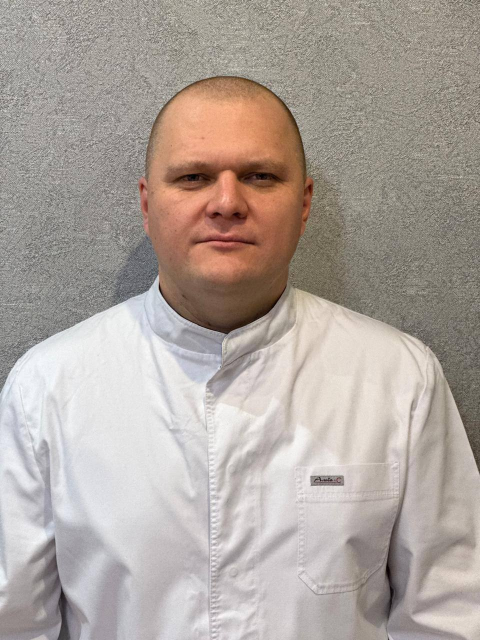
#> input picture vrach-3.jpg, 960 x 1280 px, found by its file name (shown at 1/2 size)
$ python _update_paramonov_and_cards.py
#> lines starting #> are read from the running program, lines starting #| are printed output that depends on the picture
# -*- coding: utf-8 -*-
"""Replace Paramonov photo, fix doctor cards icons/alignment, prepare FTP list."""
from __future__ import annotations

import re
from pathlib import Path

from PIL import Image, ImageChops, ImageFilter

ROOT = Path(r"C:\svoy-narcolog-cities.ru")
JPG = ROOT / "vrach-3.jpg"
PNG = Path(
    r"C:\Users\User\.cursor\projects\c-svoy-narcolog-cities-ru\assets"
    r"\c__Users_User_AppData_Roaming_Cursor_User_workspaceStorage_"
    r"b7882f4d92e22c2e43b44c507255be09_images_vrach-3-removebg-preview-"
    r"eada7d8e-5624-4b35-bc0b-481a511bb41c.png"
)

PROFILE_NAME = "paramonov-sergey-vladimirovich.webp"
PROFILE_OLD = "paramonov-sergey.webp"
ALT_FULL = "Парамонов Сергей Владимирович"
ALT_HERO = "Парамонов Сергей Владимирович, главный врач клиники"
ALT_PROFILE = "Парамонов Сергей Владимирович, главный врач, фельдшер-нарколог"

META_ICONS = {
    "Образование": "certificate",
    "Опыт работы": "clock",
    "Научная степень": "shield",
    "Квалификация": "check-circle",
    "Специализация": "target",
    "Дата рождения": "user",
    "Повышение квалификации": "lightbulb",
    "Профессиональные навыки": "check-circle",
    "Какие услуги оказывает": "aid",
}


def cutout_from_black(jpg: Path) -> Image.Image:
    rgb = Image.open(jpg).convert("RGB")
    w, h = rgb.size
    px = rgb.load()
    alpha = Image.new("L", (w, h), 0)
    ap = alpha.load()
    for y in range(h):
        for x in range(w):
            r, g, b = px[x, y]
            if r <= 22 and g <= 22 and b <= 22:
                ap[x, y] = 0
            elif r <= 40 and g <= 40 and b <= 40:
                ap[x, y] = min(255, int(((r + g + b) / 3 - 22) / 18 * 255))
            else:
                ap[x, y] = 255
    alpha = alpha.filter(ImageFilter.MedianFilter(size=3))
    alpha = alpha.filter(ImageFilter.GaussianBlur(radius=0.6))
    out = rgb.convert("RGBA")
    out.putalpha(alpha)
    return out


def refine_with_mask(base: Image.Image, mask_png: Path) -> Image.Image:
    if not mask_png.exists():
        return base
    m = Image.open(mask_png).convert("RGBA").resize(base.size, Image.Resampling.LANCZOS)
    ma = m.getchannel("A")
    ba = base.getchannel("A")
    combined = ImageChops.multiply(ba, ma.point(lambda v: 255 if v > 20 else 0))
    combined = combined.filter(ImageFilter.GaussianBlur(radius=0.4))
    out = base.copy()
    out.putalpha(combined)
    return out


def make_hero(img: Image.Image) -> Image.Image:
    bbox = img.getchannel("A").getbbox()
    img = img.crop(bbox)
    target_w, target_h = 694, 1120
    pad = 18
    max_w, max_h = target_w - pad * 2, target_h - pad * 2
    ratio = max_h / img.size[1]
    nw = max(1, int(img.size[0] * ratio))
    nh = max_h
    resized = img.resize((nw, nh), Image.Resampling.LANCZOS)
    if nw > max_w:
        left = (nw - max_w) // 2
        resized = resized.crop((left, 0, left + max_w, nh))
        nw = max_w
    canvas = Image.new("RGBA", (target_w, target_h), (0, 0, 0, 0))
    ox = (target_w - nw) // 2
    oy = target_h - pad - nh
    canvas.paste(resized, (ox, oy), resized)
    return canvas


def make_profile(img: Image.Image) -> Image.Image:
    bbox = img.getchannel("A").getbbox() or (0, 0, *img.size)
    img = img.crop(bbox)
    side = max(img.size)
    canvas = Image.new("RGBA", (side, side), (0, 0, 0, 0))
    ox = (side - img.size[0]) // 2
    oy = (side - img.size[1]) // 2
    canvas.paste(img, (ox, oy), img)
    out = canvas.resize((448, 448), Image.Resampling.LANCZOS)
    bg = Image.new("RGBA", (448, 448), (243, 250, 252, 255))
    bg.paste(out, (0, 0), out)
    return bg.convert("RGB")


def make_cta(img: Image.Image) -> Image.Image:
    bbox = img.getchannel("A").getbbox() or (0, 0, *img.size)
    img = img.crop(bbox)
    tw, th = 556, 525
    side_ratio = tw / th
    w, h = img.size
    if w / h > side_ratio:
        new_w = int(h * side_ratio)
        left = (w - new_w) // 2
        img = img.crop((left, 0, left + new_w, h))
    else:
        new_h = int(w / side_ratio)
        img = img.crop((0, 0, w, min(h, new_h)))
    out = img.resize((tw, th), Image.Resampling.LANCZOS)
    bg = Image.new("RGBA", (tw, th), (21, 72, 100, 255))
    bg.paste(out, (0, 0), out)
    return bg.convert("RGB")


def build_images() -> None:
    cutout = cutout_from_black(JPG)
#> in cutout_from_black, rgb is the input picture: PIL image 960x1280 RGB; mean R, G, B 174.4, 164.4, 157.7
#> in cutout_from_black, `alpha = alpha.filter(ImageFilter.MedianFilter(size=3))`:
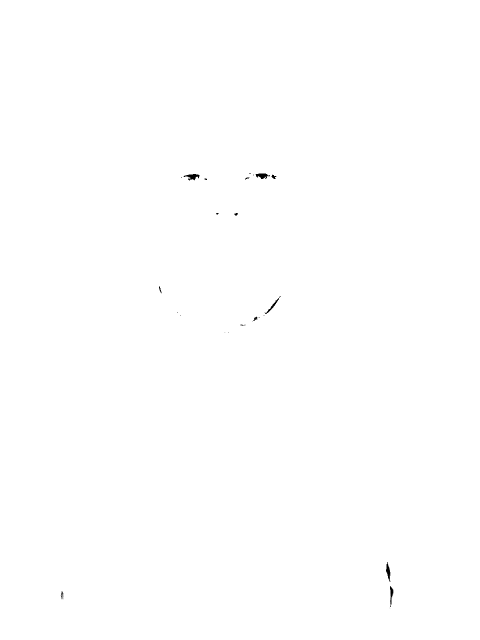
#> alpha: PIL image 960x1280 L (shown at 1/2 size); min 0, max 255, mean 254.8
    cutout = refine_with_mask(cutout, PNG)

    hero = make_hero(cutout)
#> in make_hero, `bbox = img.getchannel("A").getbbox()`: bbox = (0, 0, 960, 1280)
#> in make_hero, `resized = resized.crop((left, 0, left + max_w, nh))`:
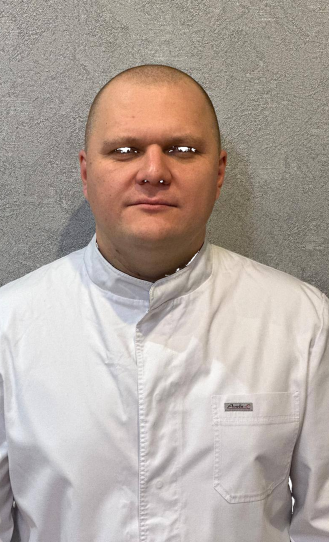
#> resized: PIL image 658x1084 RGBA (shown at 1/2 size); mean R, G, B, A 177.2, 165.9, 158.7, 254.7; transparent parts drawn white
#> in make_hero, `canvas.paste(resized, (ox, oy), resized)`:
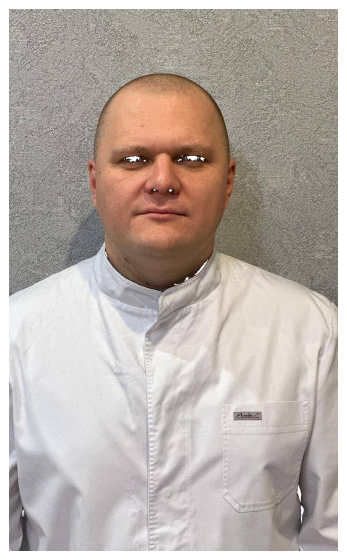
#> canvas: PIL image 694x1120 RGBA (shown at 1/2 size); mean R, G, B, A 162.6, 152.2, 145.6, 233.7; transparent parts drawn white
    for dest in [
        ROOT / "assets/images/paramonov-glavnyy-vrach.webp",
        ROOT / "assets/images/doctor-paramonov.webp",
    ]:
        dest.parent.mkdir(parents=True, exist_ok=True)
        hero.save(dest, "WEBP", lossless=True, method=6)
        print("hero", dest.relative_to(ROOT), hero.size)

    profile = make_profile(cutout)
    profile_path = ROOT / "assets/images/doctors" / PROFILE_NAME
    profile_path.parent.mkdir(parents=True, exist_ok=True)
    profile.save(profile_path, "WEBP", quality=92, method=6)
    print("profile", profile_path.relative_to(ROOT), profile.size)

    # Keep old filename as alias so nothing breaks mid-deploy
    alias = ROOT / "assets/images/doctors" / PROFILE_OLD
    profile.save(alias, "WEBP", quality=92, method=6)

    cta = make_cta(cutout)
    cta_path = ROOT / "assets/images/cta/paramonov.webp"
    cta.save(cta_path, "WEBP", quality=90, method=6)
    print("cta", cta_path.relative_to(ROOT), cta.size)


LABEL_PLAIN = re.compile(
    r'(<span class="doctor-profile__meta-label">)\s*'
    r"(Образование|Опыт работы|Научная степень|Квалификация|Специализация|"
    r"Дата рождения|Повышение квалификации|Профессиональные навыки|"
    r"Какие услуги оказывает)\s*(</span>)",
    re.I,
)


# [61 lines left out: functions inject_meta_icon, fix_alts_and_src, fix_html, not called in this run]


def fix_css() -> bool:
    css_path = ROOT / "assets/css/components/doctors.css"
    text = css_path.read_text(encoding="utf-8")
    original = text

    # Blue icons instead of red accent
    text = text.replace(
        ".doctor-profile__role-icon {\n"
        "  width: 0.8rem;\n"
        "  height: 0.8rem;\n"
        "  margin-top: 0.12rem;\n"
        "  color: var(--color-accent);\n"
        "}",
        ".doctor-profile__role-icon {\n"
        "  width: 0.8rem;\n"
        "  height: 0.8rem;\n"
        "  margin-top: 0.12rem;\n"
        "  color: var(--color-hero);\n"
        "}",
    )
    text = text.replace(
        ".doctor-profile__meta-icon {\n"
        "  width: 0.8rem;\n"
        "  height: 0.8rem;\n"
        "  color: var(--color-accent);\n"
        "}",
        ".doctor-profile__meta-icon {\n"
        "  width: 0.8rem;\n"
        "  height: 0.8rem;\n"
        "  color: var(--color-hero);\n"
        "}",
    )

    # Align meta values to content border under the text (not under icon)
    if "doctor-profile__meta-item {" in text and "align-items: start;" not in text.split(
        "doctor-profile__meta-item {"
    )[1][:120]:
        text = text.replace(
            ".doctor-profile__meta-item {\n  display: grid;\n  gap: 0.12rem;\n}",
            ".doctor-profile__meta-item {\n"
            "  display: grid;\n"
            "  gap: 0.12rem;\n"
            "  text-align: left;\n"
            "}",
        )

    text = text.replace(
        ".doctor-profile__meta-label {\n"
        "  display: grid;\n"
        "  grid-template-columns: 0.8rem minmax(0, 1fr);\n"
        "  column-gap: 0.4rem;\n"
        "  align-items: center;\n",
        ".doctor-profile__meta-label {\n"
        "  display: grid;\n"
        "  grid-template-columns: 0.95rem minmax(0, 1fr);\n"
        "  column-gap: 0.45rem;\n"
        "  align-items: center;\n"
        "  justify-items: start;\n",
    )
    text = text.replace(
        ".doctor-profile__meta-icon {\n"
        "  width: 0.8rem;\n"
        "  height: 0.8rem;\n"
        "  color: var(--color-hero);\n"
        "}",
        ".doctor-profile__meta-icon {\n"
        "  width: 0.95rem;\n"
        "  height: 0.95rem;\n"
        "  color: var(--color-hero);\n"
        "}",
    )
    text = text.replace(
        ".doctor-profile__meta-value {\n"
        "  padding-left: calc(0.8rem + 0.4rem);\n",
        ".doctor-profile__meta-value {\n"
        "  padding-left: calc(0.95rem + 0.45rem);\n"
        "  text-align: left;\n",
    )
    text = text.replace(
        ".doctor-profile__role {\n"
        "  display: grid;\n"
        "  grid-template-columns: 0.8rem minmax(0, 1fr);\n"
        "  gap: 0.4rem;\n"
        "  align-items: start;\n",
        ".doctor-profile__role {\n"
        "  display: grid;\n"
        "  grid-template-columns: 0.95rem minmax(0, 1fr);\n"
        "  gap: 0.45rem;\n"
        "  align-items: start;\n"
        "  justify-items: start;\n"
        "  text-align: left;\n",
    )
    text = text.replace(
        ".doctor-profile__role-icon {\n"
        "  width: 0.8rem;\n"
        "  height: 0.8rem;\n"
        "  margin-top: 0.12rem;\n"
        "  color: var(--color-hero);\n"
        "}",
        ".doctor-profile__role-icon {\n"
        "  width: 0.95rem;\n"
        "  height: 0.95rem;\n"
        "  margin-top: 0.15rem;\n"
        "  color: var(--color-hero);\n"
        "}",
    )

    if text != original:
        css_path.write_text(text, encoding="utf-8", newline="\n")
        return True
    return False


def main() -> None:
    build_images()
#> in make_profile, `out = canvas.resize((448, 448), Image.Resampling.LANCZOS)`:
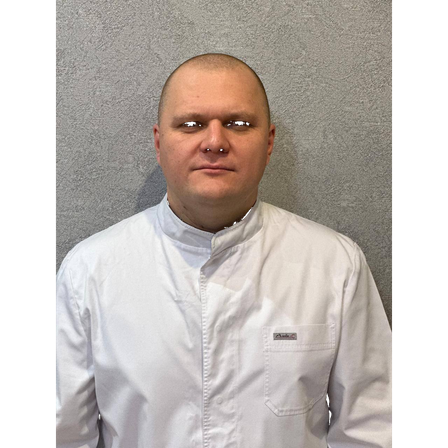
#> out: PIL image 448x448 RGBA; mean R, G, B, A 132.4, 124.9, 119.7, 191; transparent parts drawn white
#> in make_profile, `bg = Image.new("RGBA", (448, 448), (243, 250, 252, 255))`:
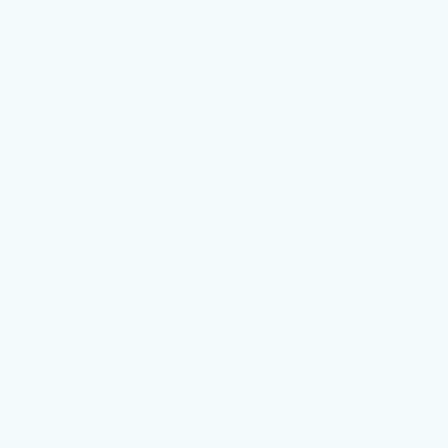
#> bg: PIL image 448x448 RGBA; mean R, G, B, A 243, 250, 252, 255
#| profile assets/images/doctors/paramonov-sergey-vladimirovich.webp (448, 448)
#> in make_cta, `img = img.crop((0, 0, w, min(h, new_h)))`:
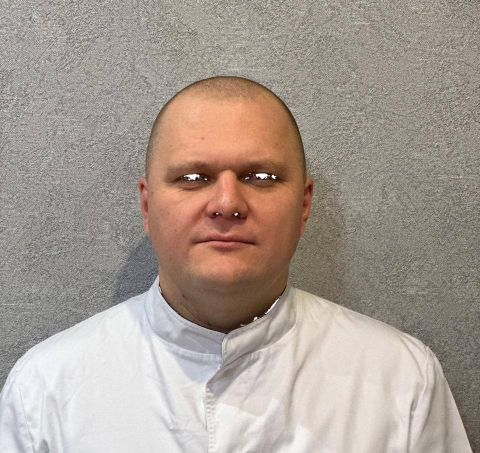
#> img: PIL image 960x906 RGBA (shown at 1/2 size); mean R, G, B, A 168.2, 156.3, 146.7, 254.8; transparent parts drawn white
#> in make_cta, `bg = Image.new("RGBA", (tw, th), (21, 72, 100, 255))`:
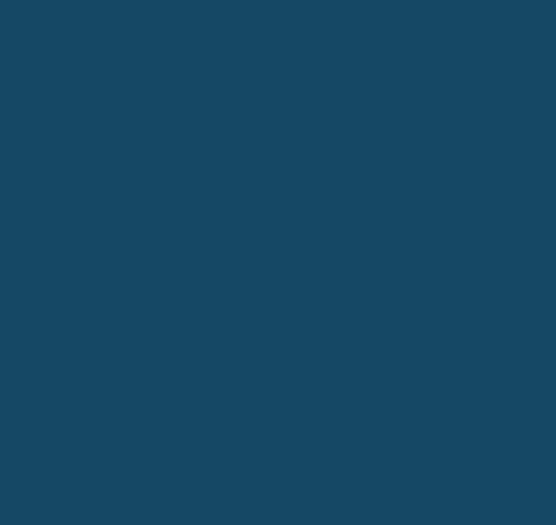
#> bg: PIL image 556x525 RGBA; mean R, G, B, A 21, 72, 100, 255
#| cta assets/images/cta/paramonov.webp (556, 525)
    css_changed = fix_css()
    print("css", css_changed)

    html_changed = 0
    for path in ROOT.rglob("*.html"):
        if ".git" in path.parts:
            continue
        if fix_html(path):
            html_changed += 1
            print("html", path.relative_to(ROOT))
    print("html_changed", html_changed)

    # sanity
    vrachi = (ROOT / "vrachi/index.html").read_text(encoding="utf-8")
    plain = len(re.findall(r'doctor-profile__meta-label">[А-Яа-я]', vrachi))
    with_icon = vrachi.count("doctor-profile__meta-icon")
    print("vrachi plain labels left", plain, "meta icons", with_icon)
    print("profile refs", vrachi.count(PROFILE_NAME), "old", vrachi.count(PROFILE_OLD))


if __name__ == "__main__":
#> (the run stopped early here; a loop or call above may not have finished)

$ run again, with vrach-1.jpg copied over vrach-3.jpg
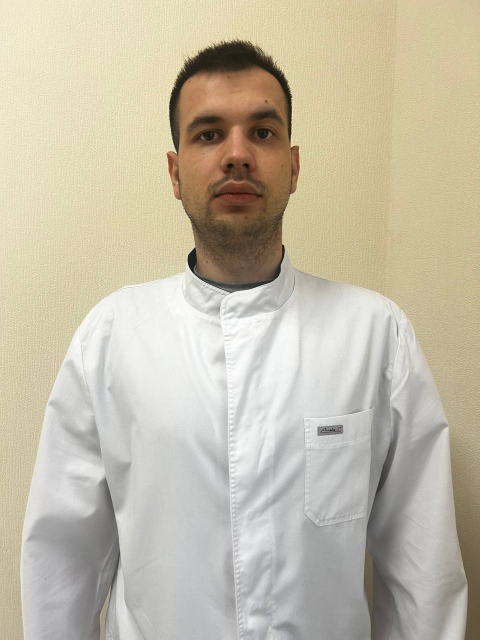
#> input picture vrach-1.jpg, 960 x 1280 px, found by its file name (shown at 1/2 size)
#> in cutout_from_black, rgb is the input picture: PIL image 960x1280 RGB; mean R, G, B 196.2, 188.5, 169.1
#> in make_hero, `bbox = img.getchannel("A").getbbox()`: bbox = (0, 0, 960, 1280)
#> in make_profile, `out = canvas.resize((448, 448), Image.Resampling.LANCZOS)`:
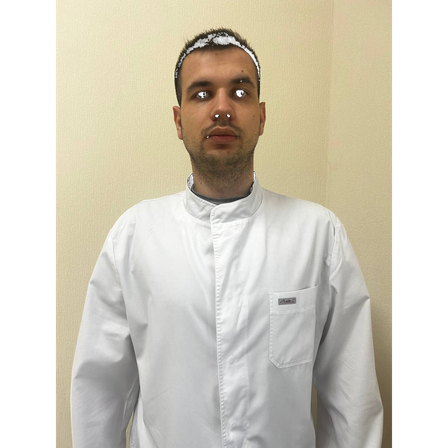
#> out: PIL image 448x448 RGBA; mean R, G, B, A 149, 143.2, 128.5, 190.6; transparent parts drawn white
#| profile assets/images/doctors/paramonov-sergey-vladimirovich.webp (448, 448)
#> in make_cta, `img = img.crop((0, 0, w, min(h, new_h)))`:
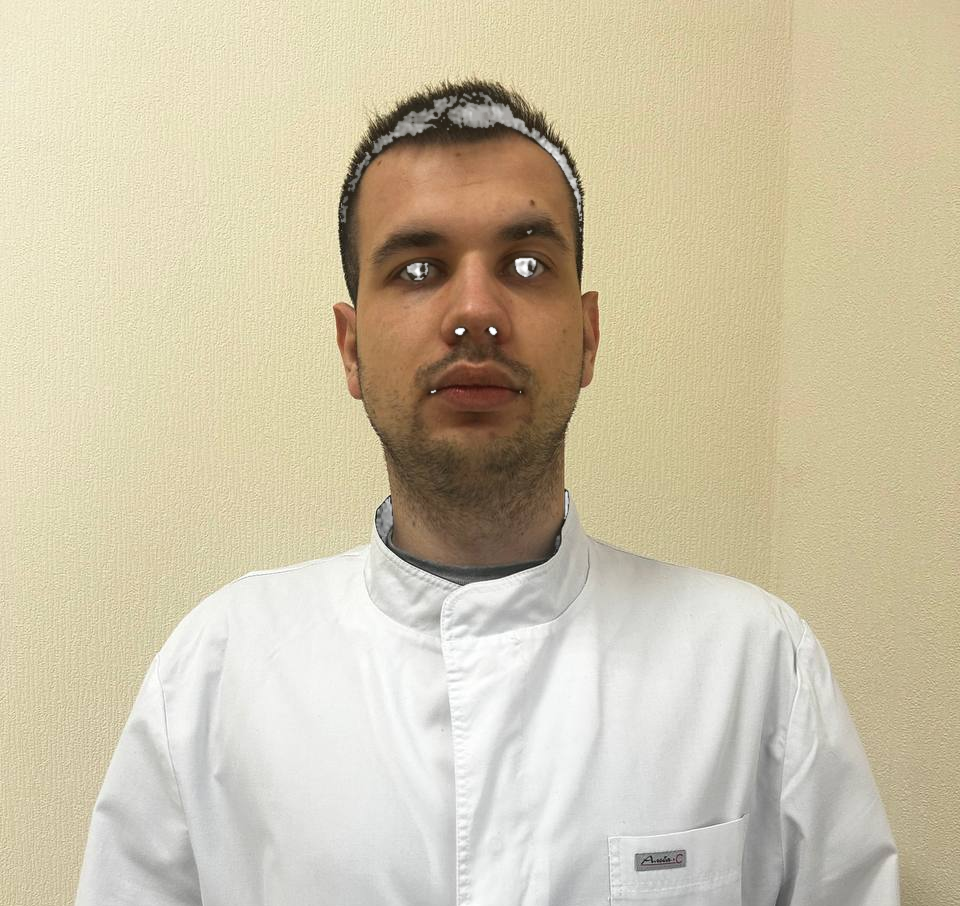
#> img: PIL image 960x906 RGBA; mean R, G, B, A 204.6, 194.3, 168.4, 254.2; transparent parts drawn white
#| cta assets/images/cta/paramonov.webp (556, 525)

$ run again, with vrach-2.jpg copied over vrach-3.jpg
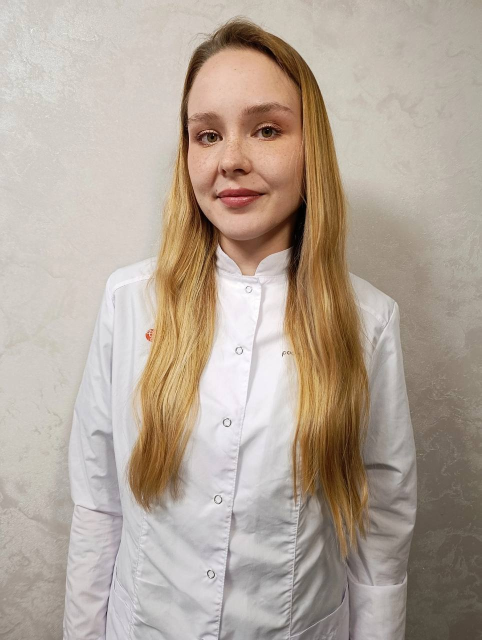
#> input picture vrach-2.jpg, 963 x 1280 px, found by its file name (shown at 1/2 size)
#> in cutout_from_black, rgb is the input picture: PIL image 963x1280 RGB; mean R, G, B 179.5, 165.9, 153.3
#> in make_hero, `bbox = img.getchannel("A").getbbox()`: bbox = (0, 0, 963, 1280)
#> in make_profile, `out = canvas.resize((448, 448), Image.Resampling.LANCZOS)`:
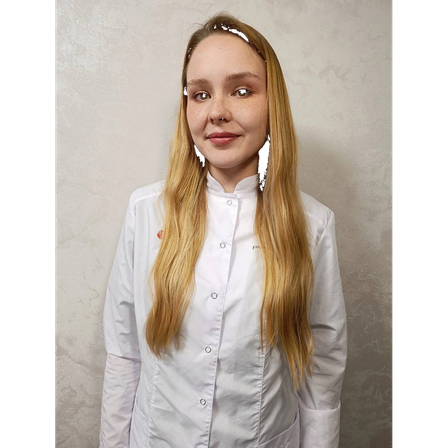
#> out: PIL image 448x448 RGBA; mean R, G, B, A 136.3, 126, 116.5, 191.1; transparent parts drawn white
#| profile assets/images/doctors/paramonov-sergey-vladimirovich.webp (448, 448)
#> in make_cta, `img = img.crop((0, 0, w, min(h, new_h)))`:
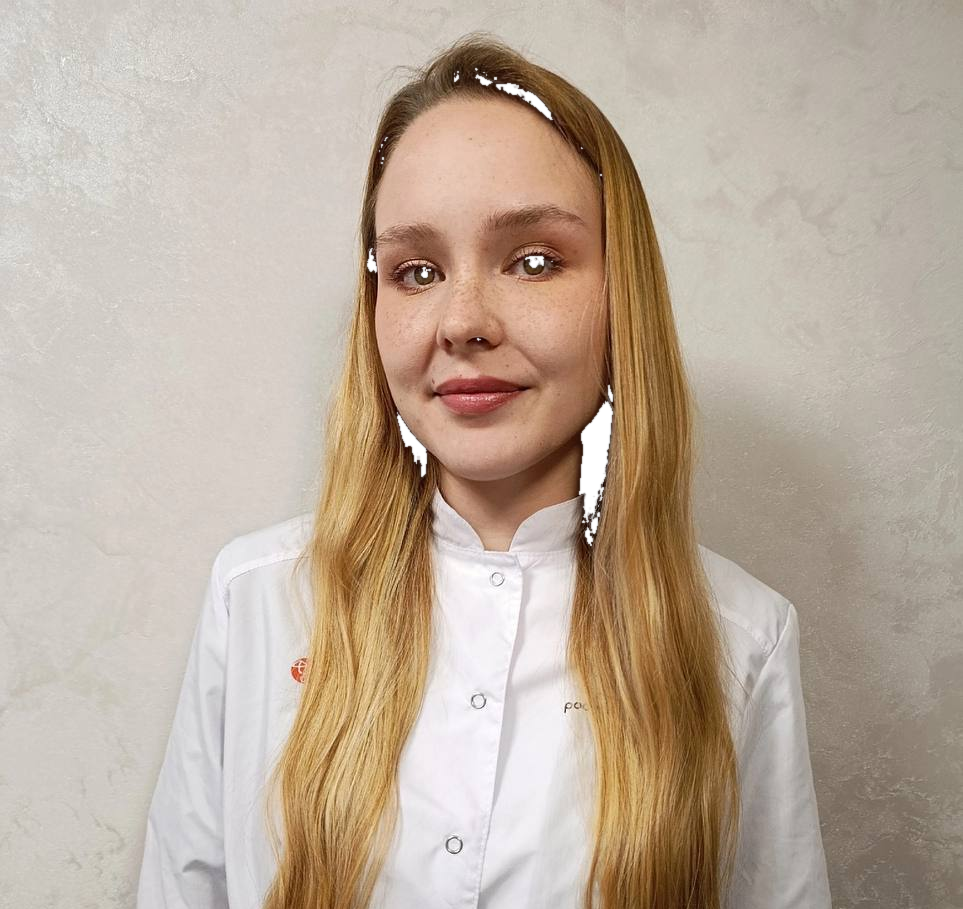
#> img: PIL image 963x909 RGBA; mean R, G, B, A 187.7, 171.8, 156.4, 253.8; transparent parts drawn white
#| cta assets/images/cta/paramonov.webp (556, 525)
